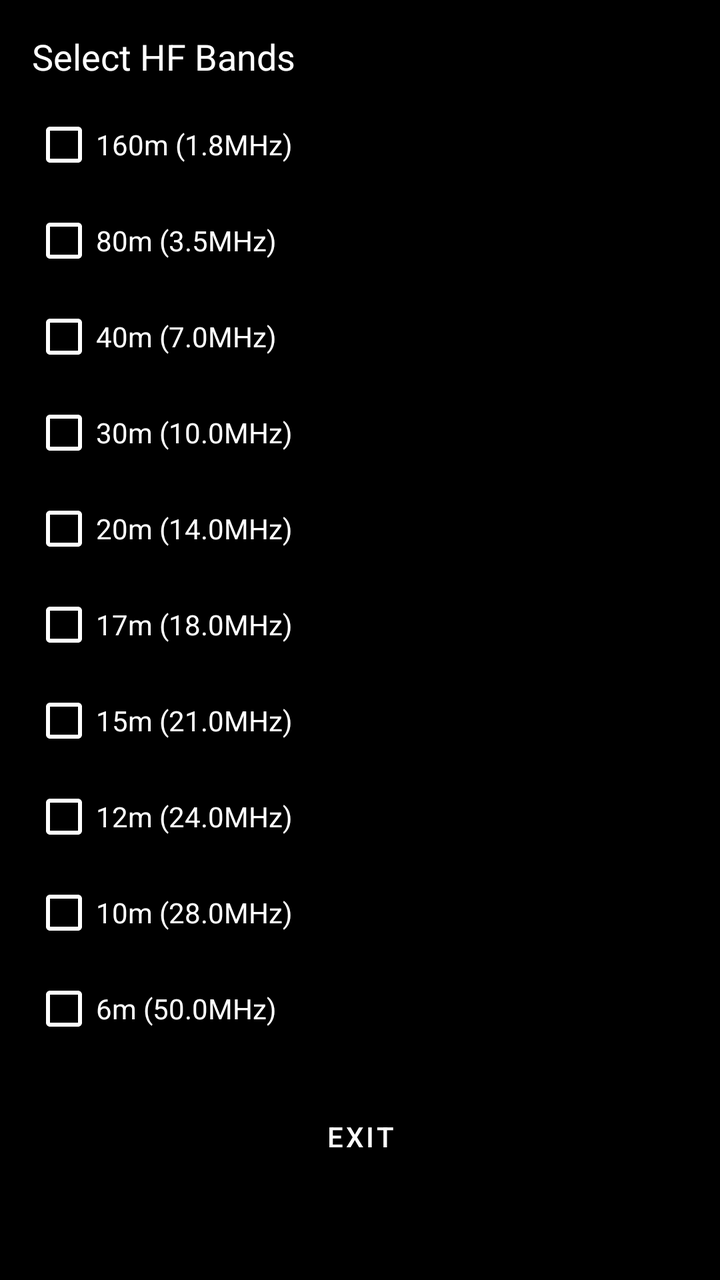
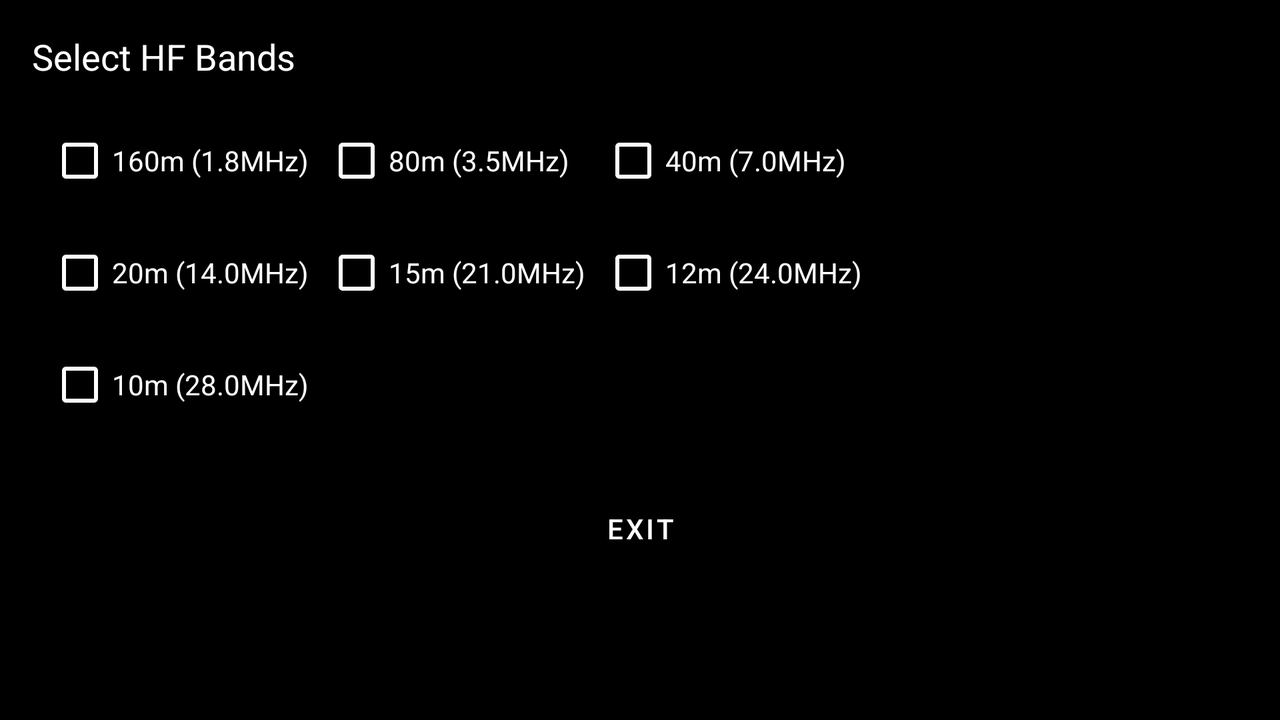

An Android layout and its configuration variant, each rendered on a device that would load it. The default file and the variant file are quoted in full after the pictures.
<!-- AndroidManifest.xml: application theme Theme.CatController -->
<!-- res/layout/activity_filter.xml -->
<?xml version="1.0" encoding="utf-8"?>
<LinearLayout xmlns:android="http://schemas.android.com/apk/res/android"
    android:layout_width="match_parent"
    android:layout_height="match_parent"
    android:orientation="vertical"
    android:padding="16dp">

    <TextView
        android:layout_width="wrap_content"
        android:layout_height="wrap_content"
        android:paddingBottom="8dp"
        android:text="Select HF Bands"
        android:textSize="18sp" />

    <CheckBox
        android:id="@+id/checkbox_160m"
        android:layout_width="match_parent"
        android:layout_height="wrap_content"
        android:text="160m (1.8MHz)" />

    <CheckBox
        android:id="@+id/checkbox_80m"
        android:layout_width="match_parent"
        android:layout_height="wrap_content"
        android:text="80m (3.5MHz)" />

    <CheckBox
        android:id="@+id/checkbox_40m"
        android:layout_width="match_parent"
        android:layout_height="wrap_content"
        android:text="40m (7.0MHz)" />

    <CheckBox
        android:id="@+id/checkbox_30m"
        android:layout_width="wrap_content"
        android:layout_height="wrap_content"
        android:text="30m (10.0MHz)" />

    <CheckBox
        android:id="@+id/checkbox_20m"
        android:layout_width="match_parent"
        android:layout_height="wrap_content"
        android:text="20m (14.0MHz)" />

    <CheckBox
        android:id="@+id/checkbox_18m"
        android:layout_width="match_parent"
        android:layout_height="wrap_content"
        android:text="17m (18.0MHz)" />

    <CheckBox
        android:id="@+id/checkbox_15m"
        android:layout_width="match_parent"
        android:layout_height="wrap_content"
        android:text="15m (21.0MHz)" />

    <CheckBox
        android:id="@+id/checkbox_12m"
        android:layout_width="match_parent"
        android:layout_height="wrap_content"
        android:text="12m (24.0MHz)" />

    <CheckBox
        android:id="@+id/checkbox_10m"
        android:layout_width="match_parent"
        android:layout_height="wrap_content"
        android:text="10m (28.0MHz)" />

    <CheckBox
        android:id="@+id/checkbox_6m"
        android:layout_width="wrap_content"
        android:layout_height="wrap_content"
        android:text="6m (50.0MHz)" />

    <Button
        android:id="@+id/exitButton"
        android:layout_width="match_parent"
        android:layout_height="wrap_content"
        android:layout_marginTop="16dp"
        android:backgroundTint="@color/teal_200"
        android:textColor="@color/white"
        android:text="Exit" />
</LinearLayout>
<!-- resources referenced by this layout -->
<resources>
  <color name="teal_200">#03DAC5</color>
  <color name="white">#FFFFFF</color>
  <style name="Theme.CatController" parent="Theme.MaterialComponents.DayNight.DarkActionBar">
          
          <item name="colorPrimary">@color/black</item>
          <item name="colorPrimaryVariant">@color/black</item>
          <item name="colorOnPrimary">@color/white</item>
          <item name="colorSecondary">@color/teal_200</item>
          <item name="android:windowBackground">@color/black</item>
          <item name="android:textColor">@color/white</item>
          <item name="buttonStyle">@style/DefaultButtonStyle</item>
          <item name="spinnerStyle">@style/DefaultSpinnerStyle</item>
          <item name="checkboxStyle">@style/DefaultCheckBoxStyle</item>
          <item name="editTextStyle">@style/DefaultEditTextStyle</item>
          <item name="android:itemBackground">@color/black</item>
  
          
          <item name="popupMenuStyle">@style/DefaultPopupMenuStyle</item>
  
      </style>
  <color name="black">#000000</color>
  <style name="DefaultButtonStyle" parent="Widget.MaterialComponents.Button">
          <item name="android:background">@color/grey</item> 
          <item name="android:textColor">@color/white</item> 
      </style>
  <style name="DefaultSpinnerStyle" parent="Widget.AppCompat.Spinner">
          <item name="android:popupBackground">@color/black</item> 
          <item name="android:textColor">@color/white</item> 
      </style>
  <style name="DefaultCheckBoxStyle" parent="Widget.MaterialComponents.CompoundButton.CheckBox">
          <item name="android:buttonTint">@color/white</item> 
          <item name="android:textColor">@color/white</item> 
      </style>
  <style name="DefaultEditTextStyle" parent="Widget.AppCompat.EditText">
          <item name="android:popupBackground">@color/black</item> 
          <item name="android:textColor">@color/white</item> 
      </style>
  <style name="DefaultPopupMenuStyle" parent="Widget.MaterialComponents.MaterialCalendar.Item">
          <item name="android:popupBackground">@color/black</item> 
          <item name="android:textColor">@color/white</item> 
      </style>
  <color name="grey">#808080</color>
</resources>
<!-- res/layout-land/activity_filter.xml (the author's variant of the layout above) -->
<!-- drawn on the phone turned sideways -->
<?xml version="1.0" encoding="utf-8"?>
<LinearLayout xmlns:android="http://schemas.android.com/apk/res/android"
    android:layout_width="match_parent"
    android:layout_height="match_parent"
    android:orientation="vertical"
    android:padding="16dp">

    <TextView
        android:layout_width="wrap_content"
        android:layout_height="wrap_content"
        android:paddingBottom="8dp"
        android:text="Select HF Bands"
        android:textSize="18sp" />

    
    <GridLayout
        android:layout_width="match_parent"
        android:layout_height="wrap_content"
        android:columnCount="3"
        android:padding="4dp"
        android:rowCount="4">

        <CheckBox
            android:id="@+id/checkbox_160m"
            android:layout_width="wrap_content"
            android:layout_height="wrap_content"
            android:layout_margin="4dp"
            android:text="160m (1.8MHz)" />

        <CheckBox
            android:id="@+id/checkbox_80m"
            android:layout_width="wrap_content"
            android:layout_height="wrap_content"
            android:layout_margin="4dp"
            android:text="80m (3.5MHz)" />

        <CheckBox
            android:id="@+id/checkbox_40m"
            android:layout_width="wrap_content"
            android:layout_height="wrap_content"
            android:layout_margin="4dp"
            android:text="40m (7.0MHz)" />

        <CheckBox
            android:id="@+id/checkbox_20m"
            android:layout_width="wrap_content"
            android:layout_height="wrap_content"
            android:layout_margin="4dp"
            android:text="20m (14.0MHz)" />

        <CheckBox
            android:id="@+id/checkbox_15m"
            android:layout_width="wrap_content"
            android:layout_height="wrap_content"
            android:layout_margin="4dp"
            android:text="15m (21.0MHz)" />

        <CheckBox
            android:id="@+id/checkbox_12m"
            android:layout_width="wrap_content"
            android:layout_height="wrap_content"
            android:layout_margin="4dp"
            android:text="12m (24.0MHz)" />

        <CheckBox
            android:id="@+id/checkbox_10m"
            android:layout_width="wrap_content"
            android:layout_height="wrap_content"
            android:layout_margin="4dp"
            android:text="10m (28.0MHz)" />
    </GridLayout>

    
    <Button
        android:id="@+id/exitButton"
        android:layout_width="match_parent"
        android:layout_height="wrap_content"
        android:layout_marginTop="16dp"
        android:backgroundTint="@color/teal_200"
        android:text="Exit"
        android:textColor="@color/white" />
</LinearLayout>
